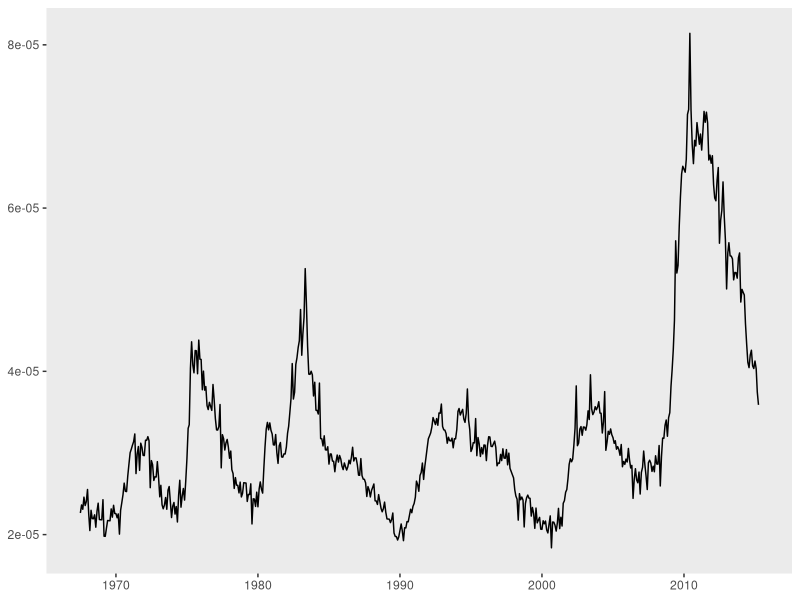

Generate this figure with R:
library(ggplot2)
# str(mtcars)#continus data fact
# ggplot(mtcars, aes(x=factor(cyl), y=mpg,shape=factor(disp))) +
#   geom_point(shape=24,color='blue',fill='orange')




# str(mtcars)
# ggplot(mtcars, aes(factor(cyl), mpg, color = factor(am))) +
#   geom_jitter(alpha = 0.5, shape=16)

awesome_color = '#575575'

ggplot(economics, aes(x = date,y=uempmed/pop)) +
  geom_line(position = "dodge") +
  theme(legend.position = c(0.12,0.44),axis.title = element_blank(),panel.grid = element_blank())

str(economics)
